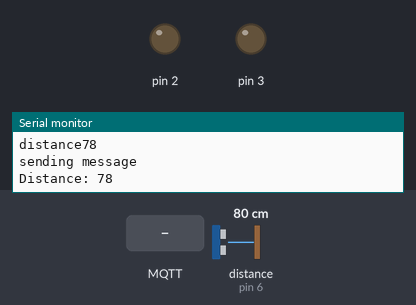
Recording of a sketch running on a simulated Arduino Uno, built with avr-gcc and run on an emulated ATmega328P. On the bench: output pins drawn as LEDs (lit = HIGH), the last lines printed to the serial monitor. Wiring (inferred from the names in the program): ultrasonic range finder: trigger pin 7; echo pin 6. Inputs (shaded band) come from the test bench; at power-on: distance to the obstacle (sensor on pin 6) 80 cm. The echo pulse lasts 58.3 µs per cm; WiFi joins after 1.5 s; servers stay silent unless stated; no MQTT or app messages arrive unless stated; pins used as bus, display or sensor lines are not drawn.

Above: at 2.7 s.
2.8 s: MQTT message "21" arrives on the first subscribed topic
At 6.5 s:
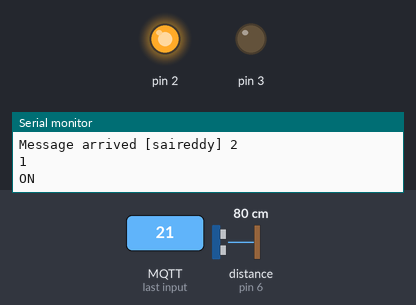
12.1 s: MQTT message "31" arrives on the first subscribed topic
At 15.4 s:
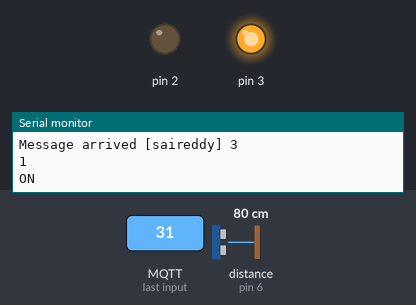
Timing chart, 0 to 21.2 s (numbered marks = the images above; inputs shaded):
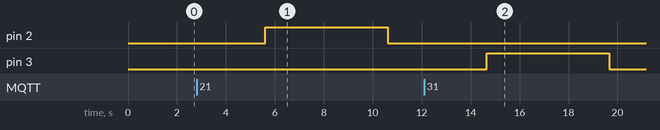

The sketch:

tankautomation.ino
```cpp
#include <SPI.h>
#include <Ethernet.h>
#include "PubSubClient.h"


#define CLIENT_ID  "tankauto"
#define PUBLISH_DELAY   3000
#define PUB_TOPIC "sai"
#define SUB_TOPIC "saireddy"

char light;
uint8_t mac[6] = {0x00, 0x01, 0x02, 0x03, 0x04, 0x06};
EthernetClient ethClient;
PubSubClient mqttClient;
int trigPin=7;
int echoPin=6;
int Distance=0;

int distance;
long duration;
char mesg[30];


void callback(char* topic, byte* payload, unsigned int length) {

  Serial.print("Message arrived [");

  Serial.print(topic);
  Serial.print("] ");

  String recv_mesg;

  for (int i=0;i<length;i++) {
    Serial.println((char)payload[i]);
    recv_mesg+=(char)payload[i];
  }

  if (recv_mesg == "21"){
      Serial.println("ON");
      digitalWrite(2,HIGH);
      delay(5000);
      digitalWrite(2,LOW);

    }
 if (recv_mesg == "31"){
      Serial.println("ON");
      digitalWrite(3,HIGH);
      delay(5000);
      digitalWrite(3,LOW);
    }
  }


void reconnect() {
  // Loop until we're reconnected

  while (!mqttClient.connected()) {

    Serial.print("Attempting MQTT connection...");
    // Attempt to connect
    if (mqttClient.connect(CLIENT_ID)) {
      Serial.println("connected");
      mqttClient.subscribe(SUB_TOPIC);
    }

  }
}

void setup()
{
  Serial.begin(9600);

   // initializing digital pin 2 as an output.
  pinMode(2, OUTPUT);
  pinMode(3, OUTPUT);
  pinMode(trigPin,OUTPUT);
  pinMode(echoPin,INPUT);

  while (!Serial){};
  if (Ethernet.begin(mac) == 0) {
    Serial.println("Unable to configure Ethernet using DHCP");
    for (;;);
  }
  Serial.println(F("Ethernet configured via DHCP"));
  Serial.print("IP address: ");
  Serial.println(Ethernet.localIP());


  mqttClient.setClient(ethClient);
  mqttClient.setServer("m11.cloudmqtt.com",16665);
  boolean rc = mqttClient.connect("tankauto", "aymlefmh", "tD9wdMqziDQP");
  Serial.println("MQTT INITIALIZED");

  mqttClient.subscribe(SUB_TOPIC);

  mqttClient.setCallback(callback);


}

void loop()
{

  mqttClient.loop();

  if (!mqttClient.connected()) {
    reconnect();
  }
    digitalWrite(trigPin,HIGH);
    delayMicroseconds(20);
    digitalWrite(trigPin,LOW);

    duration=pulseIn(echoPin,HIGH);
    Serial.println(duration);
    distance=duration*0.034/2;


    String Distance = String(distance);
    String data;
    data += "distance"; data+= Distance;
    data.toCharArray( mesg, 100 );
    Serial.println(mesg);
    sendData();


    // Prints the distance on the Serial Monitor
    Serial.print("Distance: ");
    Serial.println(distance);

    delay(4000);

  }
  void sendData() {
  if(mqttClient.connect(CLIENT_ID)) {
      Serial.println("sending message");
      mqttClient.publish(PUB_TOPIC,mesg);
     }
}
```

Measured:
- after the input at 2.8 s, pin 2: LOW → HIGH after 2.8 s, → LOW 5.0 s later
- after the input at 12.1 s, pin 3: LOW → HIGH after 2.6 s, → LOW 5.0 s later
